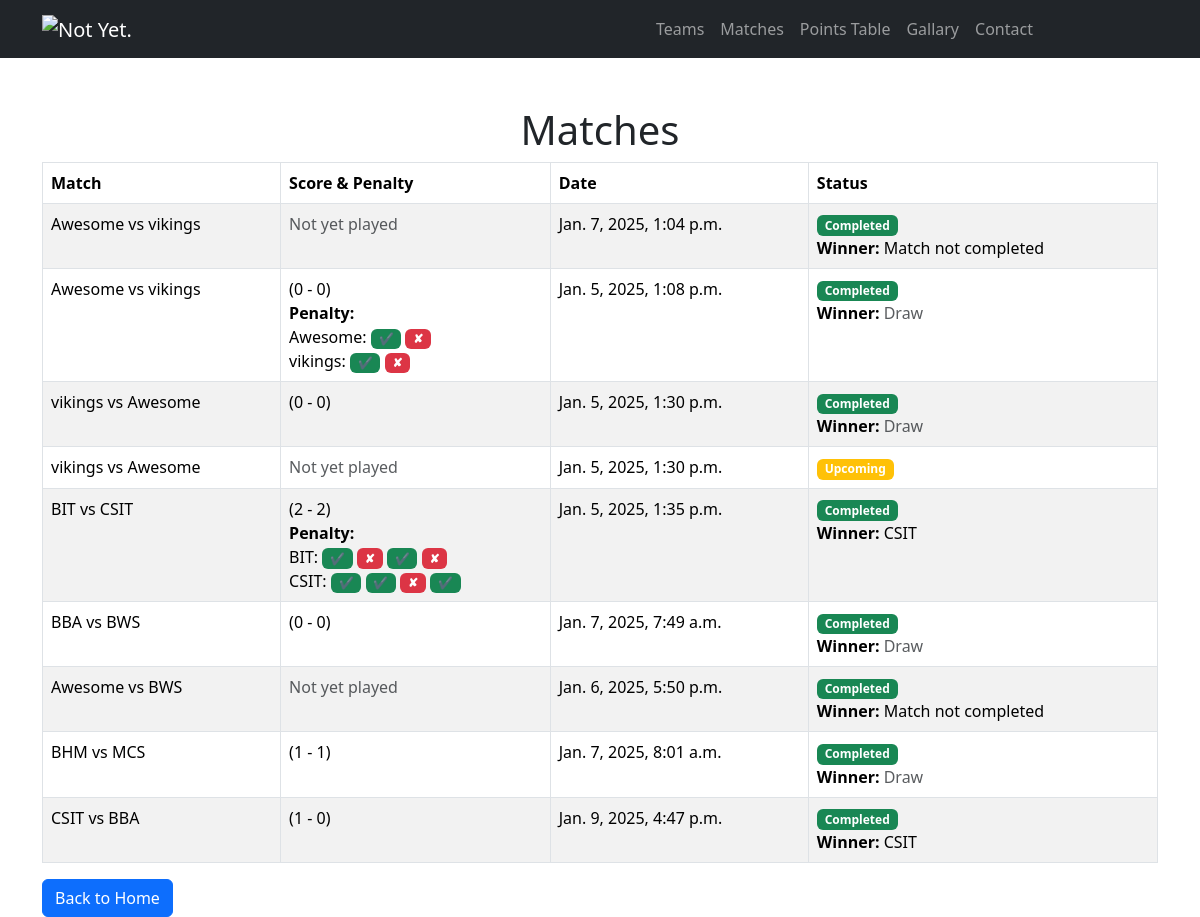
/matches/, run on an earlier commit of the app's database.
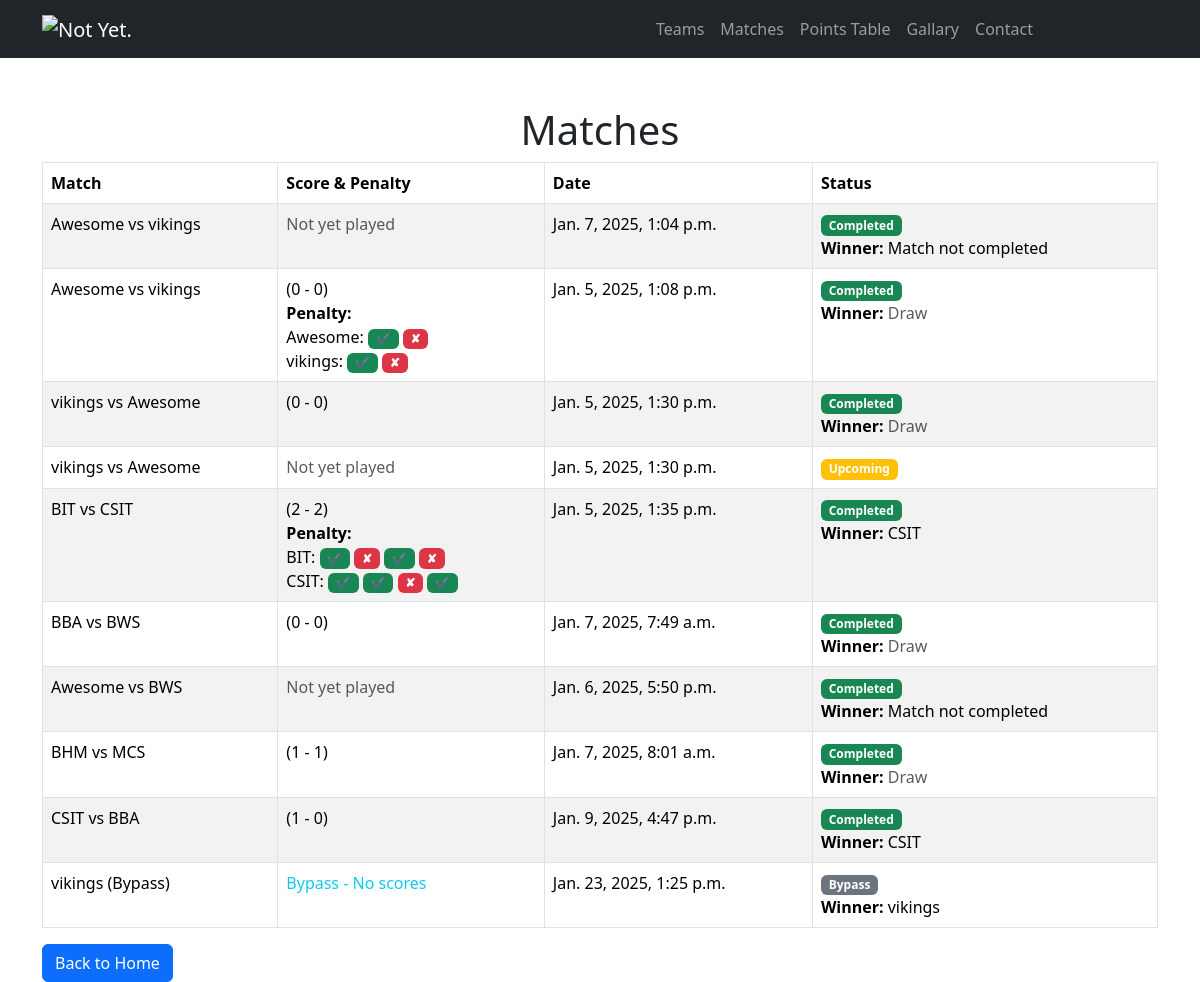
And on a later commit of the database.
### tournaments/models.py (models this page shows, shortened)
class Match(models.Model):
    STATUS_CHOICES = [
        ('Upcoming', 'Upcoming'),
        ('Ongoing', 'Ongoing'),
        ('Completed', 'Completed'),
    ]
    ROUND_CHOICES = [
        ('Group Stage', 'Group Stage'),
        ('Quarterfinals', 'Quarterfinals'),
        ('Semifinals', 'Semifinals'),
        ('Final', 'Final'),
    ]
    team1 = models.ForeignKey('Team', on_delete=models.CASCADE, related_name='home_matches')
    team2 = models.ForeignKey('Team', on_delete=models.CASCADE, related_name='away_matches', null=True, blank=True)  # Allow null for bypass
    date = models.DateTimeField()
    score_team1 = models.IntegerField(default=0)
    score_team2 = models.IntegerField(default=0)
    is_completed = models.BooleanField(default=False)
    is_penalty = models.BooleanField(default=False)
    penalty_team1 = models.CharField(max_length=100, blank=True, null=True)
    penalty_team2 = models.CharField(max_length=100, blank=True, null=True)
    is_bypass = models.BooleanField(default=False)  # New field for bypass matches
    bypass_winner = models.ForeignKey('Team', on_delete=models.CASCADE, null=True, blank=True, related_name='bypass_winner')  # Winner in case of bypass
    round = models.CharField(max_length=20, choices=ROUND_CHOICES, default='Group Stage')
    status = models.CharField(max_length=10, choices=STATUS_CHOICES, default='Upcoming')
    def get_winner(self):
        if self.is_bypass:
            return self.bypass_winner.name if self.bypass_winner else "Bypass Winner Not Set"
        if not self.is_completed:
            return "Match not completed"
        def parse_penalty_scores(penalty_data):
            if not penalty_data:
                return []
            try:
                return [int(score.strip()) for score in penalty_data.strip("[]").split(',')]
            except ValueError:
                raise ValidationError(f"Invalid penalty data: {penalty_data}")
        penalty_team1_scores = parse_penalty_scores(self.penalty_team1)
        penalty_team2_scores = parse_penalty_scores(self.penalty_team2)
        team1_penalty_goals = sum(penalty_team1_scores)
        team2_penalty_goals = sum(penalty_team2_scores)
        total_team1_score = self.score_team1 + team1_penalty_goals
        total_team2_score = self.score_team2 + team2_penalty_goals
        if total_team1_score > total_team2_score:
            return self.team1.name
        elif total_team1_score < total_team2_score:
            return self.team2.name
        else:
            return "Draw"

class Team(models.Model):
    name = models.CharField(max_length=100)
    captain_name = models.CharField(max_length=100)
    captain_phone_number = models.CharField(max_length=15)
    points = models.IntegerField(default=0)
    def __str__(self):
        return self.name

### tournaments/views.py (the view)
# urls.py: path('matches/', views.matches),
def matches(request):
    matches = Match.objects.all()
    for match in matches:
        if match.is_bypass:
            match.winner = match.get_winner()  # Bypass winner
        else:
            match.penalty_team1_list = (
                [penalty.strip() for penalty in match.penalty_team1.strip("[]").split(',')]
                if match.penalty_team1
                else []
            )
            match.penalty_team2_list = (
                [penalty.strip() for penalty in match.penalty_team2.strip("[]").split(',')]
                if match.penalty_team2
                else []
            )
            match.winner = match.get_winner()
    return render(request, 'matches.html', {'matches': matches})

### tournaments/templates/matches.html
{% extends 'base.html' %}
{% block content %}
<div class="container mt-5">
    <h1 class="text-center">Matches</h1>
    <table class="table table-striped table-bordered">
        <thead class="thead-dark">
            <tr>
                <th>Match</th>
                <th>Score & Penalty</th>
                <th>Date</th>
                <th>Status</th>
            </tr>
        </thead>
        <tbody>
            {% for match in matches %}
            <tr>
                <td>
                    {% if match.is_bypass %}
                        {{ match.bypass_winner.name }} (Bypass)
                    {% else %}
                        {{ match.team1 }} vs {{ match.team2 }}
                    {% endif %}
                </td>
                <td>
                    {% if match.is_bypass %}
                        <span class="text-info">Bypass - No scores</span>
                    {% elif match.is_completed %}
                        ({{ match.score_team1 }} - {{ match.score_team2 }})
                        {% if match.is_penalty %}
                        <div>
                            <strong>Penalty:</strong>
                            <br>
                            <span>{{ match.team1 }}:</span>
                            {% for penalty in match.penalty_team1_list %}
                                {% if penalty == '1' %}
                                <span class="badge bg-success">✔</span>
                                {% else %}
                                <span class="badge bg-danger">✘</span>
                                {% endif %}
                            {% endfor %}
                            <br>
                            <span>{{ match.team2 }}:</span>
                            {% for penalty in match.penalty_team2_list %}
                                {% if penalty == '1' %}
                                <span class="badge bg-success">✔</span>
                                {% else %}
                                <span class="badge bg-danger">✘</span>
                                {% endif %}
                            {% endfor %}
                        </div>
                        {% endif %}
                    {% else %}
                        <span class="text-muted">Not yet played</span>
                    {% endif %}
                </td>
                <td>{{ match.date }}</td>
                <td>
                    {% if match.is_bypass %}
                        <span class="badge bg-secondary">Bypass</span>
                        <br>
                        <strong>Winner:</strong>
                         {{ match.bypass_winner.name }}
                    {% elif match.status == "Completed" %}
                        <span class="badge bg-success">{{ match.status }}</span>
                        <br>
                        <strong>Winner:</strong>
                        {% if match.winner == "Draw" %}
                            <span class="text-muted">Draw</span>
                        {% else %}
                            {{ match.winner }}
                        {% endif %}
                    {% elif match.status == "Ongoing" %}
                        <span class="badge bg-primary">{{ match.status }}</span>
                    {% else %}
                        <span class="badge bg-warning">{{ match.status }}</span>
                    {% endif %}
                </td>
            </tr>
            {% endfor %}
        </tbody>
    </table>
    <a class="btn btn-primary" href="/">Back to Home</a>
</div>
{% endblock %}

What changed in the data, as far as the page shows it:
added Match: bypass_winner.name "vikings", is_bypass "Bypass - No scores", date "Jan. 23, 2025, 1:25 p.m."
